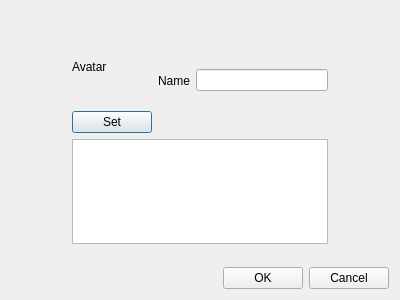
<?xml version="1.0" encoding="UTF-8"?>
<ui version="4.0">
 <class>SessionSetting</class>
 <widget class="QDialog" name="SessionSetting">
  <property name="geometry">
   <rect>
    <x>0</x>
    <y>0</y>
    <width>400</width>
    <height>300</height>
   </rect>
  </property>
  <property name="windowTitle">
   <string notr="true">Dialog</string>
  </property>
  <layout class="QVBoxLayout" name="verticalLayout_3">
   <item>
    <spacer name="verticalSpacer">
     <property name="orientation">
      <enum>Qt::Vertical</enum>
     </property>
     <property name="sizeHint" stdset="0">
      <size>
       <width>20</width>
       <height>40</height>
      </size>
     </property>
    </spacer>
   </item>
   <item>
    <layout class="QHBoxLayout" name="horizontalLayout_4">
     <item>
      <spacer name="horizontalSpacer_2">
       <property name="orientation">
        <enum>Qt::Horizontal</enum>
       </property>
       <property name="sizeHint" stdset="0">
        <size>
         <width>40</width>
         <height>20</height>
        </size>
       </property>
      </spacer>
     </item>
     <item>
      <layout class="QVBoxLayout" name="verticalLayout_2" stretch="3,3">
       <item>
        <layout class="QHBoxLayout" name="horizontalLayout_5">
         <item>
          <layout class="QVBoxLayout" name="verticalLayout" stretch="3,1">
           <item>
            <widget class="QLabel" name="avatar_label">
             <property name="text">
              <string notr="true">Avatar</string>
             </property>
            </widget>
           </item>
           <item>
            <widget class="QPushButton" name="set_avatar_btn">
             <property name="text">
              <string notr="true">Set</string>
             </property>
            </widget>
           </item>
          </layout>
         </item>
         <item>
          <widget class="QLabel" name="label_2">
           <property name="text">
            <string notr="true">Name</string>
           </property>
          </widget>
         </item>
         <item>
          <widget class="QLineEdit" name="session_name_editor"/>
         </item>
        </layout>
       </item>
       <item>
        <widget class="QListWidget" name="member_list">
         <property name="selectionMode">
          <enum>QAbstractItemView::NoSelection</enum>
         </property>
         <property name="selectionBehavior">
          <enum>QAbstractItemView::SelectRows</enum>
         </property>
         <property name="verticalScrollMode">
          <enum>QAbstractItemView::ScrollPerPixel</enum>
         </property>
         <property name="horizontalScrollMode">
          <enum>QAbstractItemView::ScrollPerPixel</enum>
         </property>
         <property name="movement">
          <enum>QListView::Static</enum>
         </property>
         <property name="resizeMode">
          <enum>QListView::Adjust</enum>
         </property>
         <property name="uniformItemSizes">
          <bool>false</bool>
         </property>
        </widget>
       </item>
      </layout>
     </item>
     <item>
      <spacer name="horizontalSpacer_3">
       <property name="orientation">
        <enum>Qt::Horizontal</enum>
       </property>
       <property name="sizeHint" stdset="0">
        <size>
         <width>40</width>
         <height>20</height>
        </size>
       </property>
      </spacer>
     </item>
    </layout>
   </item>
   <item>
    <spacer name="verticalSpacer_2">
     <property name="orientation">
      <enum>Qt::Vertical</enum>
     </property>
     <property name="sizeHint" stdset="0">
      <size>
       <width>20</width>
       <height>40</height>
      </size>
     </property>
    </spacer>
   </item>
   <item>
    <layout class="QHBoxLayout" name="horizontalLayout">
     <item>
      <spacer name="horizontalSpacer">
       <property name="orientation">
        <enum>Qt::Horizontal</enum>
       </property>
       <property name="sizeHint" stdset="0">
        <size>
         <width>40</width>
         <height>20</height>
        </size>
       </property>
      </spacer>
     </item>
     <item>
      <widget class="QPushButton" name="ok_btn">
       <property name="text">
        <string notr="true">OK</string>
       </property>
      </widget>
     </item>
     <item>
      <widget class="QPushButton" name="cancel_btn">
       <property name="text">
        <string notr="true">Cancel</string>
       </property>
      </widget>
     </item>
    </layout>
   </item>
  </layout>
 </widget>
 <resources/>
 <connections/>
</ui>
